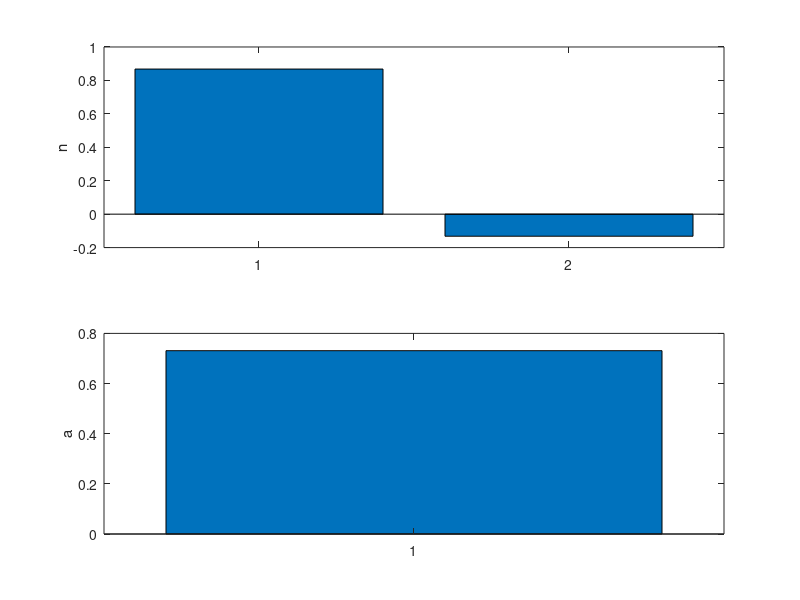

Write MATLAB code to recreate this figure.
%% Simulation of a Reinforcement Learning Model (5NP)
% This code simulates a 5-parameter RL Model, as described in 
% Guitart-Masip et al. (2012)
% Computational Psychiatry Seminar WS 20/21 Dr. Nils Kroemer
% Code written: Kirsti, Sophie, Corinna, Xin
% hello from Sophie :)
%% Initialise paramters 
% sim_par is a structure containing all settings for the simulation

%Experiment settings
sim_par.n_trials = 60; %number of trials
sim_par.n_part = 1;   %number of simulated participants
sim_par.n_cond = 4; %number of conditions 
sim_par.prob = 0.8; %probability to reinforce (vs. nothing)
sim_par.reward = 1; %valence of reward
sim_par.punish = -1; %valence of punishment 

%% Simulation of Agents Behavior using Reinforcement Learning 

%RL parameters: inspect different model paramter outcomes! 
sim_par.alpha = 0.1;    %learning rate of the simulated agent
sim_par.xi  = 0.5;      %lapse of the simulated agent
sim_par.gamma  = 1;     %reward sensitivity of the simulated agent
sim_par.delta  = 1;     %punishment sensitivty of the simulated agent
%sim_par.epsilon  = 0;   %approach-avoidance bias of the simulated agent
sim_par.zeta  = 1;      %action bias of the simulated agent

% Preallocation of variables to increase loop speed 

for i = 1:sim_par.n_part
    
    %Stimulus conditions
    %for each experimental run stimulus conditions are
    %pseudorandomly determind (equally often, but randomly shuffled)
    each_cond = sim_par.n_trials/sim_par.n_cond; 
    stim_pres = [ones(each_cond,1);2*ones(each_cond,1);3*ones(each_cond,1);4*ones(each_cond,1)]; 
    stim_pres = stim_pres(randperm(length(stim_pres))); 
    
    for t = 1:sim_par.n_trials
        
        %Learning Model
        
        %First trial using initial settings 
        if t == 1 
           Q(t) = 0; %initial Q-value is set to zero 
           
           % On the first trial the action (go vs. nogo) is random
           ActionWeight_go(t,1) = Q(t);
           ActionWeight_nogo(t,1) = Q(t); 
           ActionProb(t,1) = 0.5;
           
           % binord generates random numbers from binomial distribution, nr trials n, prob of success for each trial p.
           ActionChoice(t,1) = binornd(1, ActionProb(t,1));       
        
        %All subsequent trials
        else
           
            %Q-update: Rescorla-Wagner update       
            % separate parameter for sensitivity for reward and punishment 
            % Reinforcement from previous trial!
            if reinforcement(t-1,1) == 1 
               Q(t) = Q(t-1) +  sim_par.alpha* ((sim_par.gamma * reinforcement(t-1,1)) - Q(t-1)); 
            elseif reinforcement(t-1,1) == -1 
               Q(t) = Q(t-1) +  sim_par.alpha* ((sim_par.delta * reinforcement(t-1,1)) - Q(t-1));  
            elseif reinforcement(t-1,1) == 0 
               Q(t) = Q(t-1) +  sim_par.alpha* ( - Q(t-1));
            end 
            
            %Action Weight for go and no-go 
            ActionWeight_go(t,1) = Q(t) + sim_par.zeta ;
            ActionWeight_nogo(t,1) =  Q(t) ;

            %Action Probability (softmax function)
            n = [ActionWeight_go(t,1); ActionWeight_nogo(t,1)];
            a = exp(n(1))/sum(exp(n)); %this is softmax(n) 
            subplot(2,1,1), bar(n), ylabel('n')
            subplot(2,1,2), bar(a), ylabel('a')
            
            % Calculate Action Probability for Go Action 
            ActionProb(t,1) = a(1) * (1 - sim_par.xi) + (sim_par.xi/2);
            
            % Make Action Choice 
            ActionChoice(t,1) = binornd(1, ActionProb(t,1));   
       
        end 
        

        %Agent choses action, now reinforcement is determined, given stimulus
        % Reinforcement should be +1 for reward, 0 for nothing and -1 for
        % punishment 
        if ActionChoice(t,1) == 0 % No-go action 
           if stim_pres(t) == 1 %Go-to-avoid (GA)
              reinforcement(t,1) = sim_par.punish *binornd(1, sim_par.prob); 
           elseif stim_pres(t) == 2 %Go-to-win (GW) 
              reinforcement(t,1) = sim_par.reward*binornd(1, 1-sim_par.prob); 
           elseif stim_pres(t) == 3 %No-go-to-avoid (NGA)
              reinforcement(t,1) = sim_par.punish *binornd(1, 1-sim_par.prob); 
           elseif stim_pres(t) == 4 %No-go-win (NGW)
              reinforcement(t,1) = sim_par.reward*binornd(1, sim_par.prob);
           end 
   
  
        elseif ActionChoice(t,1) == 1 %1: Go action
           if stim_pres(t) == 1 %Go-to-avoid (GA)
              reinforcement(t,1) = sim_par.punish *binornd(1, 1-sim_par.prob); 
           elseif stim_pres(t) == 2 %Go-to-win (GW) 
              reinforcement(t,1) = sim_par.reward*binornd(1, sim_par.prob); 
           elseif stim_pres(t) == 3 %No-go-to-avoid (NGA)
              reinforcement(t,1) = sim_par.punish *binornd(1, sim_par.prob); 
           elseif stim_pres(t) == 4 %No-go-win (NGW)
              reinforcement(t,1) = sim_par.reward*binornd(1, 1-sim_par.prob);
           end
        end
        
    end 
           
    
end 






